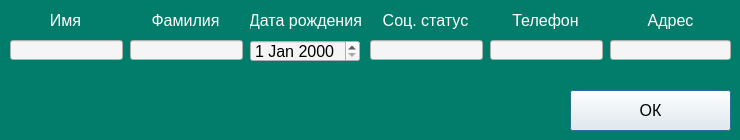
<?xml version="1.0" encoding="UTF-8"?>
<ui version="4.0">
 <class>Dialog</class>
 <widget class="QDialog" name="Dialog">
  <property name="geometry">
   <rect>
    <x>0</x>
    <y>0</y>
    <width>740</width>
    <height>140</height>
   </rect>
  </property>
  <property name="windowTitle">
   <string>Dialog</string>
  </property>
  <property name="styleSheet">
   <string notr="true">background-color: rgb(3, 125, 107)</string>
  </property>
  <widget class="QLineEdit" name="firstname">
   <property name="geometry">
    <rect>
     <x>10</x>
     <y>40</y>
     <width>113</width>
     <height>20</height>
    </rect>
   </property>
   <property name="styleSheet">
    <string notr="true">font-size: 16px;
font: &quot;Yu Gothic UI Semibold&quot;;
background-color: rgb(245, 245, 245)</string>
   </property>
   <property name="text">
    <string/>
   </property>
  </widget>
  <widget class="QLineEdit" name="lastname">
   <property name="geometry">
    <rect>
     <x>130</x>
     <y>40</y>
     <width>113</width>
     <height>20</height>
    </rect>
   </property>
   <property name="styleSheet">
    <string notr="true">font-size: 16px;
font: &quot;Yu Gothic UI Semibold&quot;;
background-color: rgb(245, 245, 245)</string>
   </property>
   <property name="text">
    <string/>
   </property>
  </widget>
  <widget class="QDateEdit" name="dateEdit">
   <property name="geometry">
    <rect>
     <x>250</x>
     <y>40</y>
     <width>110</width>
     <height>22</height>
    </rect>
   </property>
   <property name="styleSheet">
    <string notr="true">font-size: 16px;
font: &quot;Yu Gothic UI Semibold&quot;;
background-color: rgb(245, 245, 245)</string>
   </property>
  </widget>
  <widget class="QLineEdit" name="socialstatus">
   <property name="geometry">
    <rect>
     <x>370</x>
     <y>40</y>
     <width>113</width>
     <height>20</height>
    </rect>
   </property>
   <property name="styleSheet">
    <string notr="true">font-size: 16px;
font: &quot;Yu Gothic UI Semibold&quot;;
background-color: rgb(245, 245, 245)</string>
   </property>
   <property name="text">
    <string/>
   </property>
  </widget>
  <widget class="QLineEdit" name="phone">
   <property name="geometry">
    <rect>
     <x>490</x>
     <y>40</y>
     <width>113</width>
     <height>20</height>
    </rect>
   </property>
   <property name="styleSheet">
    <string notr="true">font-size: 16px;
font: &quot;Yu Gothic UI Semibold&quot;;
background-color: rgb(245, 245, 245)</string>
   </property>
   <property name="text">
    <string/>
   </property>
  </widget>
  <widget class="QLineEdit" name="addres">
   <property name="geometry">
    <rect>
     <x>610</x>
     <y>40</y>
     <width>121</width>
     <height>20</height>
    </rect>
   </property>
   <property name="styleSheet">
    <string notr="true">font-size: 16px;
font: &quot;Yu Gothic UI Semibold&quot;;
background-color: rgb(245, 245, 245)</string>
   </property>
   <property name="text">
    <string/>
   </property>
  </widget>
  <widget class="QLabel" name="label_3">
   <property name="geometry">
    <rect>
     <x>10</x>
     <y>10</y>
     <width>111</width>
     <height>20</height>
    </rect>
   </property>
   <property name="styleSheet">
    <string notr="true">color: rgb(255, 255, 255);
font-size: 16px;
font: &quot;Arial Black&quot;;</string>
   </property>
   <property name="text">
    <string>Имя</string>
   </property>
   <property name="alignment">
    <set>Qt::AlignCenter</set>
   </property>
  </widget>
  <widget class="QLabel" name="label_4">
   <property name="geometry">
    <rect>
     <x>130</x>
     <y>10</y>
     <width>111</width>
     <height>20</height>
    </rect>
   </property>
   <property name="styleSheet">
    <string notr="true">color: rgb(255, 255, 255);
font-size: 16px;
font: &quot;Arial Black&quot;;</string>
   </property>
   <property name="text">
    <string>Фамилия</string>
   </property>
   <property name="alignment">
    <set>Qt::AlignCenter</set>
   </property>
  </widget>
  <widget class="QLabel" name="label_5">
   <property name="geometry">
    <rect>
     <x>250</x>
     <y>10</y>
     <width>111</width>
     <height>20</height>
    </rect>
   </property>
   <property name="styleSheet">
    <string notr="true">color: rgb(255, 255, 255);
font-size: 16px;
font: &quot;Arial Black&quot;;</string>
   </property>
   <property name="text">
    <string>Дата рождения</string>
   </property>
   <property name="alignment">
    <set>Qt::AlignCenter</set>
   </property>
  </widget>
  <widget class="QLabel" name="label_6">
   <property name="geometry">
    <rect>
     <x>370</x>
     <y>10</y>
     <width>111</width>
     <height>20</height>
    </rect>
   </property>
   <property name="styleSheet">
    <string notr="true">color: rgb(255, 255, 255);
font-size: 16px;
font: &quot;Arial Black&quot;;</string>
   </property>
   <property name="text">
    <string>Соц. статус</string>
   </property>
   <property name="alignment">
    <set>Qt::AlignCenter</set>
   </property>
  </widget>
  <widget class="QLabel" name="label_7">
   <property name="geometry">
    <rect>
     <x>490</x>
     <y>10</y>
     <width>111</width>
     <height>20</height>
    </rect>
   </property>
   <property name="styleSheet">
    <string notr="true">color: rgb(255, 255, 255);
font-size: 16px;
font: &quot;Arial Black&quot;;</string>
   </property>
   <property name="text">
    <string>Телефон</string>
   </property>
   <property name="alignment">
    <set>Qt::AlignCenter</set>
   </property>
  </widget>
  <widget class="QLabel" name="label_8">
   <property name="geometry">
    <rect>
     <x>610</x>
     <y>10</y>
     <width>121</width>
     <height>20</height>
    </rect>
   </property>
   <property name="styleSheet">
    <string notr="true">color: rgb(255, 255, 255);
font-size: 16px;
font: &quot;Arial Black&quot;;</string>
   </property>
   <property name="text">
    <string>Адрес</string>
   </property>
   <property name="alignment">
    <set>Qt::AlignCenter</set>
   </property>
  </widget>
  <widget class="QPushButton" name="OKbutton">
   <property name="geometry">
    <rect>
     <x>570</x>
     <y>90</y>
     <width>161</width>
     <height>41</height>
    </rect>
   </property>
   <property name="styleSheet">
    <string notr="true">font-size: 16px;
font: &quot;Yu Gothic UI Semibold&quot;;
background-color: rgb(245, 245, 245)</string>
   </property>
   <property name="text">
    <string>ОК</string>
   </property>
  </widget>
  <widget class="QLabel" name="error">
   <property name="geometry">
    <rect>
     <x>10</x>
     <y>100</y>
     <width>541</width>
     <height>21</height>
    </rect>
   </property>
   <property name="styleSheet">
    <string notr="true">color: red;
font-size: 16px;
font: 16pt &quot;Franklin Gothic Demi&quot;;</string>
   </property>
   <property name="text">
    <string/>
   </property>
   <property name="alignment">
    <set>Qt::AlignCenter</set>
   </property>
  </widget>
 </widget>
 <resources/>
 <connections/>
</ui>
